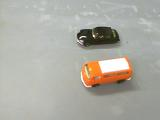
#> input picture week1/images/toycars1.png, 160 x 120 px
$ python Assignment1.py
#> lines starting #> are read from the running program, lines starting #| are printed output that depends on the picture; after the words box and inside, x2 and y2 are one past the last pixel; in counts of white or black regions, pixels touching at a corner belong together
from matplotlib.pyplot import imshow, show, colorbar
import matplotlib.pyplot as plt
from skimage.io import imread
from skimage.color import rgb2hsv
from skimage.transform import resize
from pylab import ginput
import numpy as np
from skimage import exposure, img_as_float


# -----------------------------------------------------------------------
#                             Task 1
#------------------------------------------------------------------------

# [125 lines left out: functions task1, task2, task3, not called in this run]

# -----------------------------------------------------------------------
#                             Task 4
#------------------------------------------------------------------------

def task4():
    img1 = imread('images/toycars1.png')
#> img1 is the input picture: shape (120, 160, 3); mean R, G, B 173.1, 171.4, 163
    img2 = imread('images/toycars2.png')
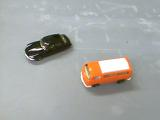
#> input picture week1/images/toycars2.png, 160 x 120 px
#> img2 is the input picture: shape (120, 160, 3); mean R, G, B 167.7, 168.8, 166.3
    img1 = img1 * 0.5
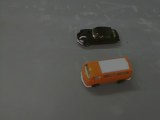
#> img1: shape (120, 160, 3) float64; mean R, G, B 86.6, 85.7, 81.5
    img2 =  img2 * 2.0
    img3 = img1 + img2
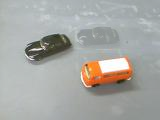
#> img3: shape (120, 160, 3) float64; mean R, G, B 422, 423.2, 414.2; drawn with min black and max white
    img3[img3<255] = 255
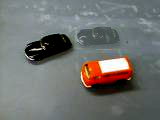
#> img3: shape (120, 160, 3) float64; 7.93% of pixels changed, all inside (x1, y1, x2, y2) = (25, 34, 133, 93); drawn with min black and max white
    imshow(img3)
    plt.title('Blending of images')
    show()


# -----------------------------------------------------------------------
#                             Task 5
#------------------------------------------------------------------------

# [280 lines left out: functions task5, task6, task7, task8, task9, task10, not called in this run]

# -----------------------------------------------------------------------
#                             MAIN/TESTS
#------------------------------------------------------------------------

#task1()
#task2()
#task3()
task4()
# [6 lines of commented-out code are left out]
